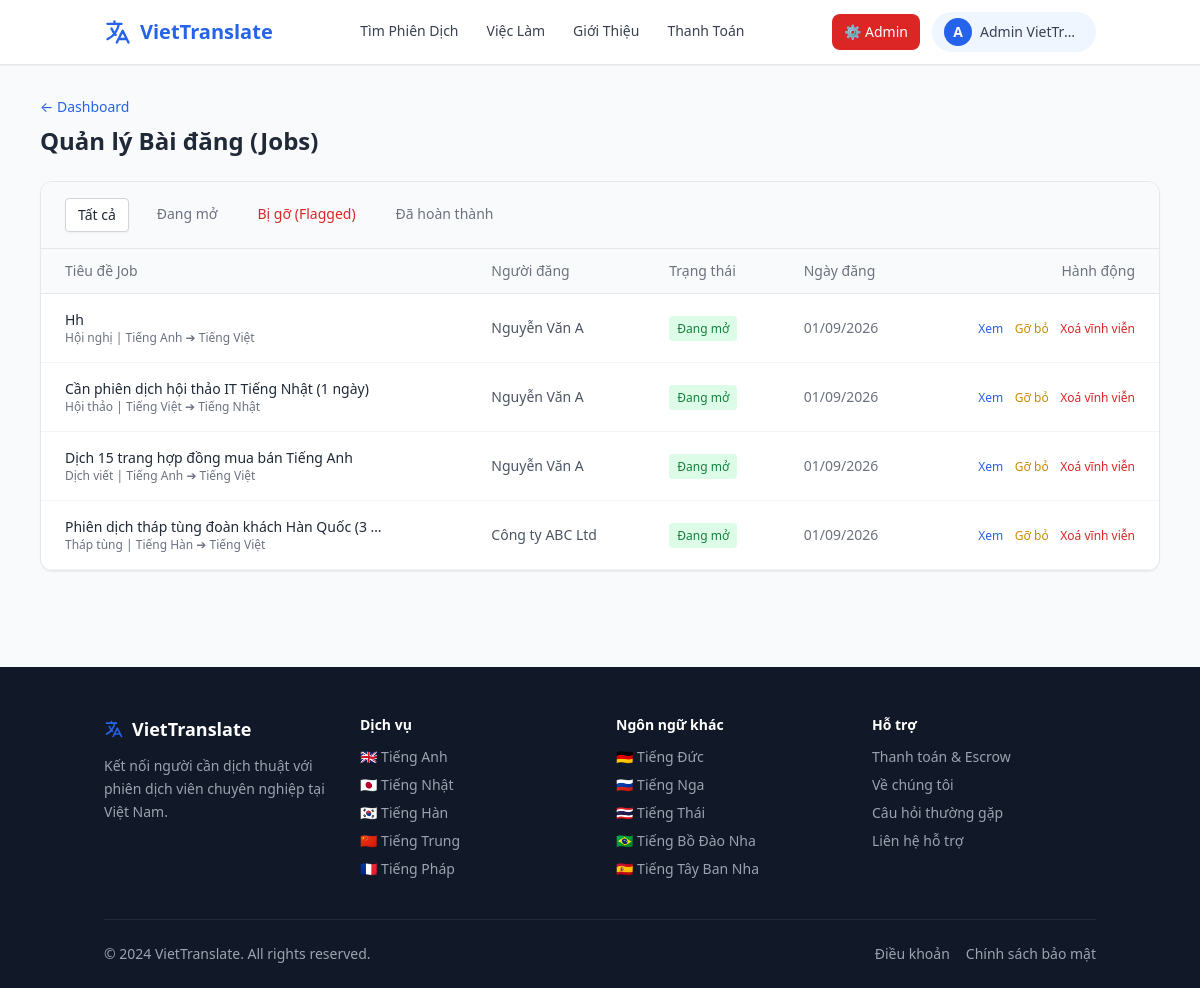
/admin/jobs (signed in), run on an earlier commit of the app's database.
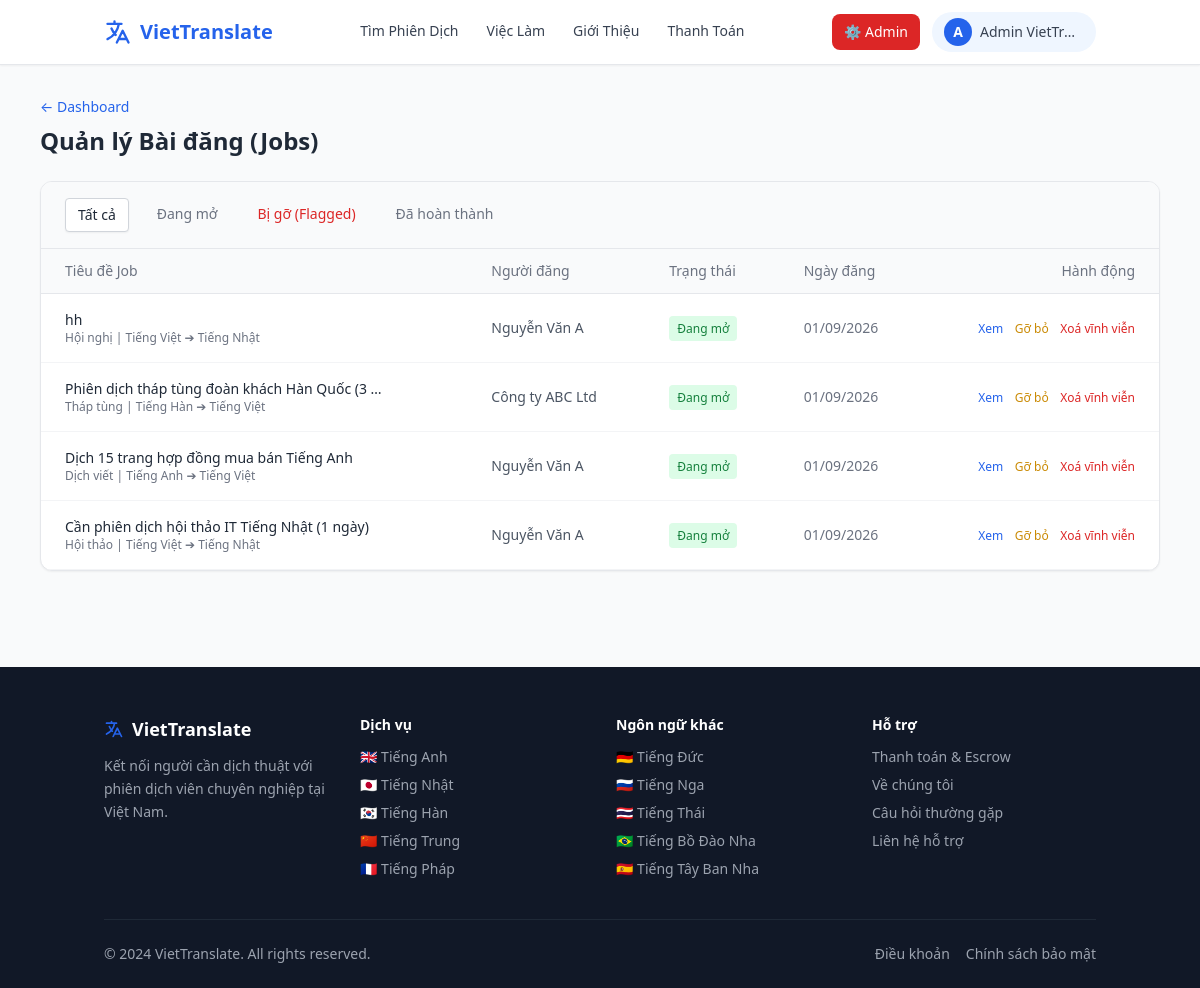
And on a later commit of the database.
### models.py (models this page shows)
class User(db.Model):
    id = db.Column(db.Integer, primary_key=True)
    name = db.Column(db.String(100), nullable=False)
    email = db.Column(db.String(120), unique=True, nullable=False)
    password_hash = db.Column(db.String(256), nullable=False)
    phone = db.Column(db.String(20))
    role = db.Column(db.String(20), nullable=False)  # 'hirer', 'translator', 'admin'
    is_admin = db.Column(db.Boolean, default=False)
    is_active = db.Column(db.Boolean, default=True)
    created_at = db.Column(db.DateTime, default=datetime.utcnow)
    profile = db.relationship('TranslatorProfile', backref='user', uselist=False)
    jobs_posted = db.relationship('Job', backref='hirer', lazy=True)
    proposals = db.relationship('Proposal', backref='translator', lazy=True)
    messages_sent = db.relationship('Message', foreign_keys='Message.sender_id', backref='sender', lazy=True)
    direct_messages_sent = db.relationship('DirectMessage', foreign_keys='DirectMessage.sender_id', backref='sender', lazy=True)

class Job(db.Model):
    id = db.Column(db.Integer, primary_key=True)
    hirer_id = db.Column(db.Integer, db.ForeignKey('user.id'), nullable=False)
    title = db.Column(db.String(200), nullable=False)
    description = db.Column(db.Text, nullable=False)
    category = db.Column(db.String(100))
    source_lang = db.Column(db.String(50))
    target_lang = db.Column(db.String(50))
    budget_type = db.Column(db.String(20))
    budget_min = db.Column(db.Integer)
    budget_max = db.Column(db.Integer)
    event_date = db.Column(db.String(100))          # Ngày diễn ra sự kiện / cần dịch
    event_time_start = db.Column(db.String(10))  # Giờ bắt đầu VD: "08:00"
    event_time_end = db.Column(db.String(10))    # Giờ kết thúc VD: "17:00"
    event_location = db.Column(db.String(200))   # Địa điểm hoặc "Online"
    deadline = db.Column(db.Date)            # Hạn nộp hồ sơ đề xuất
    status = db.Column(db.String(20), default='open')
    is_flagged = db.Column(db.Boolean, default=False)  # Admin flag
    created_at = db.Column(db.DateTime, default=datetime.utcnow)
    proposals = db.relationship('Proposal', backref='job', lazy=True)
    contract = db.relationship('Contract', backref='job', uselist=False)

### app.py (the view)
@app.route('/admin/jobs')
@admin_required
def admin_jobs():
    status_filter = request.args.get('status', 'all')
    query = Job.query
    if status_filter == 'flagged':
        query = query.filter_by(is_flagged=True)
    elif status_filter == 'open':
        query = query.filter_by(status='open', is_flagged=False)
    elif status_filter == 'completed':
        query = query.filter_by(status='completed')
    jobs = query.order_by(Job.created_at.desc()).all()
    return render_template('admin_jobs.html', jobs=jobs, status_filter=status_filter)

### app.py (called while the page is built)
def admin_required(f):
    @wraps(f)
    def decorated(*args, **kwargs):
        if 'user_id' not in session:
            return redirect(url_for('login'))
        user = User.query.get(session['user_id'])
        if not user or not user.is_admin:
            flash('Bạn không có quyền truy cập trang này.', 'error')
            return redirect(url_for('index'))
        return f(*args, **kwargs)
    return decorated

@app.context_processor
def inject_globals():
    user = None
    if 'user_id' in session:
        user = User.query.get(session['user_id'])
    return dict(current_user=user, LANGUAGES=LANGUAGES)

### templates/admin_jobs.html
{% extends "base.html" %}
{% block content %}
<div class="bg-gray-50 flex-grow py-8">
    <div class="container mx-auto px-4 max-w-6xl">
        <div class="mb-6">
            <a href="{{ url_for('admin_dashboard') }}" class="text-sm text-blue-600 hover:underline flex items-center gap-1 mb-2">&larr; Dashboard</a>
            <h1 class="text-2xl font-bold text-gray-800">Quản lý Bài đăng (Jobs)</h1>
        </div>
        <div class="bg-white rounded-xl shadow-sm border border-gray-200 overflow-hidden">
            <div class="bg-gray-50 border-b border-gray-200 px-6 py-4 flex gap-4">
                <a href="?status=all" class="px-3 py-1.5 rounded text-sm font-medium {% if status_filter == 'all' %}bg-white border border-gray-300 shadow-sm text-gray-800{% else %}text-gray-500 hover:text-gray-800{% endif %}">Tất cả</a>
                <a href="?status=open" class="px-3 py-1.5 rounded text-sm font-medium {% if status_filter == 'open' %}bg-white border border-gray-300 shadow-sm text-gray-800{% else %}text-gray-500 hover:text-gray-800{% endif %}">Đang mở</a>
                <a href="?status=flagged" class="px-3 py-1.5 rounded text-sm font-medium text-red-600 {% if status_filter == 'flagged' %}bg-red-50 border border-red-200{% else %}hover:bg-red-50{% endif %}">Bị gỡ (Flagged)</a>
                <a href="?status=completed" class="px-3 py-1.5 rounded text-sm font-medium {% if status_filter == 'completed' %}bg-white border border-gray-300 shadow-sm text-gray-800{% else %}text-gray-500 hover:text-gray-800{% endif %}">Đã hoàn thành</a>
            </div>
            <div class="overflow-x-auto">
                <table class="w-full text-left border-collapse">
                    <thead>
                        <tr class="bg-gray-50 border-b border-gray-200 text-sm text-gray-500">
                            <th class="px-6 py-3 font-medium">Tiêu đề Job</th>
                            <th class="px-6 py-3 font-medium">Người đăng</th>
                            <th class="px-6 py-3 font-medium">Trạng thái</th>
                            <th class="px-6 py-3 font-medium">Ngày đăng</th>
                            <th class="px-6 py-3 font-medium text-right">Hành động</th>
                        </tr>
                    </thead>
                    <tbody class="text-sm">
                        {% for job in jobs %}
                        <tr class="border-b border-gray-100 hover:bg-gray-50 {% if job.is_flagged %}bg-red-50/30{% endif %}">
                            <td class="px-6 py-4">
                                <div class="font-medium text-gray-800 max-w-xs truncate" title="{{ job.title }}">{{ job.title }}</div>
                                <div class="text-xs text-gray-500">{{ job.category }} | {{ job.source_lang }} ➔ {{ job.target_lang }}</div>
                            </td>
                            <td class="px-6 py-4 text-gray-600">{{ job.hirer.name }}</td>
                            <td class="px-6 py-4">
                                {% if job.is_flagged %}
                                <span class="px-2 py-1 bg-red-100 text-red-700 rounded text-xs font-medium">Bị gỡ</span>
                                {% elif job.status == 'open' %}
                                <span class="px-2 py-1 bg-green-100 text-green-700 rounded text-xs font-medium">Đang mở</span>
                                {% elif job.status == 'contracted' %}
                                <span class="px-2 py-1 bg-blue-100 text-blue-700 rounded text-xs font-medium">Đã ký HĐ</span>
                                {% elif job.status == 'completed' %}
                                <span class="px-2 py-1 bg-gray-100 text-gray-600 rounded text-xs font-medium">Hoàn thành</span>
                                {% endif %}
                            </td>
                            <td class="px-6 py-4 text-gray-500">{{ job.created_at.strftime('%d/%m/%Y') }}</td>
                            <td class="px-6 py-4 text-right space-x-2">
                                <a href="{{ url_for('job_detail', job_id=job.id) }}" target="_blank" class="text-blue-600 hover:underline text-xs">Xem</a>
                                <form method="POST" action="{{ url_for('admin_flag_job', job_id=job.id) }}" class="inline">
                                    {% if job.is_flagged %}
                                    <button type="submit" class="text-green-600 hover:underline text-xs">Khôi phục</button>
                                    {% else %}
                                    <button type="submit" class="text-yellow-600 hover:underline text-xs" onclick="return confirm('Gỡ bỏ bài đăng này khỏi danh sách công khai?');">Gỡ bỏ</button>
                                    {% endif %}
                                </form>
                                <form method="POST" action="{{ url_for('admin_delete_job', job_id=job.id) }}" class="inline">
                                    <button type="submit" class="text-red-600 hover:underline text-xs" onclick="return confirm('CẢNH BÁO: Xoá vĩnh viễn bài đăng này khỏi cơ sở dữ liệu?');">Xoá vĩnh viễn</button>
                                </form>
                            </td>
                        </tr>
                        {% else %}
                        <tr>
                            <td colspan="5" class="px-6 py-8 text-center text-gray-500">Không có dữ liệu bài đăng.</td>
                        </tr>
                        {% endfor %}
                    </tbody>
                </table>
            </div>
        </div>
    </div>
</div>
{% endblock %}

### templates/base.html (shortened to what this page needs)
<!DOCTYPE html>
<html lang="vi">
<head>
    <script src="https://cdn.tailwindcss.com"></script>
</head>
<body class="bg-gray-50 flex flex-col min-h-screen text-gray-800">
<header class="sticky top-0 z-50 bg-white/95 backdrop-blur border-b border-gray-200 shadow-sm">
    <div class="container mx-auto px-4 py-3">
        <div class="flex justify-between items-center">
            <a href="{{ url_for('index') }}" class="flex items-center gap-2 text-xl font-bold text-primary">
                <svg class="w-7 h-7" fill="none" stroke="currentColor" viewBox="0 0 24 24">
                    <path stroke-linecap="round" stroke-linejoin="round" stroke-width="2" d="M3 5h12M9 3v2m1.048 9.5A18.022 18.022 0 016.412 9m6.088 9h7M11 21l5-10 5 10M12.751 5C11.783 10.77 8.07 15.61 3 18.129"/>
                </svg>
                VietTranslate
            </a>
            <nav class="hidden md:flex items-center gap-7 font-medium text-sm text-gray-700">
                <a href="{{ url_for('translator_list') }}" class="nav-link hover:text-primary">Tìm Phiên Dịch</a>
                <a href="{{ url_for('job_list') }}" class="nav-link hover:text-primary">Việc Làm</a>
                <a href="{{ url_for('about') }}" class="nav-link hover:text-primary">Giới Thiệu</a>
                <a href="{{ url_for('payment_info') }}" class="nav-link hover:text-primary">Thanh Toán</a>
            </nav>
            <div class="flex items-center gap-3">
                {% if current_user %}
                    {% if current_user.is_admin %}
                    <a href="{{ url_for('admin_dashboard') }}" class="hidden md:inline-flex items-center gap-1 bg-red-600 text-white text-sm font-medium px-3 py-2 rounded-lg hover:bg-red-700 transition">
                        ⚙️ Admin
                    </a>
                    {% endif %}
                    <div class="relative group">
                        <button class="flex items-center gap-2 bg-blue-50 hover:bg-blue-100 transition rounded-full pl-3 pr-4 py-1.5">
                            <div class="w-7 h-7 rounded-full bg-primary flex items-center justify-center text-white text-sm font-bold">
                                {{ current_user.name[0] | upper }}
                            </div>
                            <span class="hidden md:block text-sm font-medium text-gray-700 max-w-[100px] truncate">{{ current_user.name }}</span>
                        </button>
                    </div>
                {% else %}
                    <a href="{{ url_for('login') }}" class="text-sm font-medium text-gray-700 hover:text-primary">Đăng Nhập</a>
                    <a href="{{ url_for('register') }}" class="bg-primary text-white text-sm font-medium px-4 py-2 rounded-lg hover:bg-blue-700 transition">Đăng Ký</a>
                {% endif %}
            </div>
        </div>
    </div>
</header>
<main class="flex-grow">{% block content %}{% endblock %}</main>
<footer class="bg-gray-900 text-gray-400 pt-12 pb-6 mt-16">
    <div class="container mx-auto px-4">
        <div class="grid grid-cols-2 md:grid-cols-4 gap-8 mb-10">
            <div class="col-span-2 md:col-span-1">
                <div class="text-white font-bold text-lg mb-3 flex items-center gap-2">
                    <svg class="w-5 h-5 text-primary" fill="none" stroke="currentColor" viewBox="0 0 24 24">
                        <path stroke-linecap="round" stroke-linejoin="round" stroke-width="2" d="M3 5h12M9 3v2m1.048 9.5A18.022 18.022 0 016.412 9m6.088 9h7M11 21l5-10 5 10M12.751 5C11.783 10.77 8.07 15.61 3 18.129"/>
                    </svg>
                    VietTranslate
                </div>
                <p class="text-sm leading-relaxed">Kết nối người cần dịch thuật với phiên dịch viên chuyên nghiệp tại Việt Nam.</p>
            </div>
            <div>
                <h4 class="text-white font-semibold mb-3 text-sm">Dịch vụ</h4>
                <ul class="space-y-2 text-sm">
                    {% set lang_slugs = {
                        'Tiếng Anh': 'english',
                        'Tiếng Nhật': 'japanese',
                        'Tiếng Hàn': 'korean',
                        'Tiếng Trung': 'chinese',
                        'Tiếng Pháp': 'french',
                        'Tiếng Đức': 'german',
                        'Tiếng Nga': 'russian',
                        'Tiếng Thái': 'thai',
                        'Tiếng Bồ Đào Nha': 'portuguese',
                        'Tiếng Tây Ban Nha': 'spanish'
                    } %}
                    {% for lang, flag, cert in LANGUAGES[:5] %}
                    <li><a href="{{ url_for('translator_language', lang_slug=lang_slugs.get(lang, 'english')) }}" class="hover:text-white transition">{{ flag }} {{ lang }}</a></li>
                    {% endfor %}
                </ul>
            </div>
            <div>
                <h4 class="text-white font-semibold mb-3 text-sm">Ngôn ngữ khác</h4>
                <ul class="space-y-2 text-sm">
                    {% for lang, flag, cert in LANGUAGES[5:] %}
                    <li><a href="{{ url_for('translator_language', lang_slug=lang_slugs.get(lang, 'english')) }}" class="hover:text-white transition">{{ flag }} {{ lang }}</a></li>
                    {% endfor %}
                </ul>
            </div>
            <div>
                <h4 class="text-white font-semibold mb-3 text-sm">Hỗ trợ</h4>
                <ul class="space-y-2 text-sm">
                    <li><a href="{{ url_for('payment_info') }}" class="hover:text-white transition">Thanh toán & Escrow</a></li>
                    <li><a href="{{ url_for('about') }}" class="hover:text-white transition">Về chúng tôi</a></li>
                    <li><a href="#" class="hover:text-white transition">Câu hỏi thường gặp</a></li>
                    <li><a href="mailto:support@viettranslate.vn" class="hover:text-white transition">Liên hệ hỗ trợ</a></li>
                </ul>
            </div>
        </div>
        <div class="border-t border-gray-800 pt-6 flex flex-col md:flex-row justify-between items-center gap-3 text-sm">
            <p>&copy; 2024 VietTranslate. All rights reserved.</p>
            <div class="flex gap-4">
                <a href="#" class="hover:text-white">Điều khoản</a>
                <a href="#" class="hover:text-white">Chính sách bảo mật</a>
            </div>
        </div>
    </div>
</footer>
</body>
</html>

### templates/base.html (style rules this page uses)
body { font-family:'Segoe UI',system-ui,-apple-system,sans-serif }
.nav-link { position:relative;padding-bottom:2px }
.nav-link::after { content:'';position:absolute;bottom:0;left:0;width:0;height:2px;background:#2563eb;transition:width .2s }

What changed in the data, as far as the page shows it:
changed Job "Hội nghị": title "Hh" → "hh"; source_lang "Tiếng Anh" → "Tiếng Việt"; target_lang "Tiếng Việt" → "Tiếng Nhật"
changed Job "Tháp tùng": moves up the list
changed Job "Dịch 15 trang hợp đồng mua bán Tiếng Anh": moves down the list
